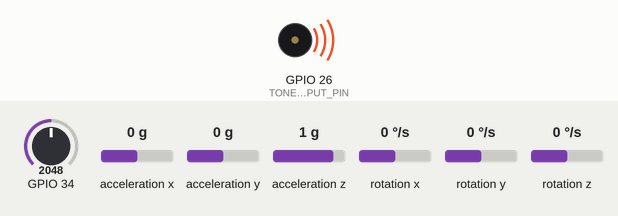
Bench run of a sketch on a simulated ESP32. Parts: buzzer (waves = sounding). The test bench sets the inputs (shaded band); at power-on: acceleration x 0 g, GPIO 34 = 2048, acceleration y 0 g, acceleration z 1 g, rotation x 0 °/s, rotation y 0 °/s, rotation z 0 °/s. What the sketch prints to the serial monitor is not drawn.

Above: at 1.2 s.
1.3 s: acceleration x set to -1.4 g
At 4.2 s:
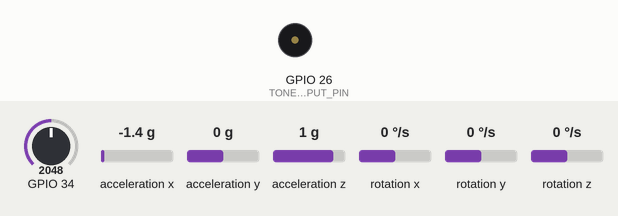
4.3 s: GPIO 34 set to 1826
6.6 s: GPIO 34 set to 1733
At 7.4 s:
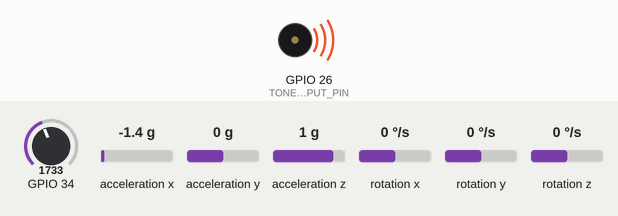
Timing chart, 0 to 9.6 s (numbered marks = the images above; inputs shaded):
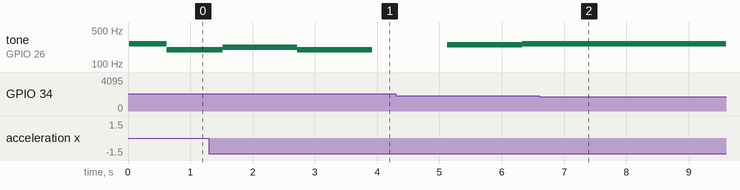

Measured:
- the behaviour switches between 1801 and 1800 on GPIO 34 (found by bisection; images 1 and 2)
- after the input at 6.6 s, tone on GPIO 26 (TONE_OUTPUT_PIN): stops changing and stays 262 Hz

The sketch:

Sponge_final.ino
```cpp
//Digi-physi Musical Intrument
//our instrument utilizes an accelerometer and a water sensor to detect the motion and water content of
//the cleaning sponge. When the sponge is pressed, more water is detected by the water sensor and the music
//starts playing. The measurements from the accelorometer are then used to calculate the velocity of the
//sponge's movement in three-dimensional space, enabling the generation of musical tones corresponding
//to the speed of the sponge.

//library definitions

#include "pitches.h"
#include "I2Cdev.h"
#include "MPU6050.h"
#include <cmath>

MPU6050 accelgyro;

#define OUTPUT_READABLE_ACCELGYRO

//variable definitions
int16_t current_x_axis_placement, current_y_axis_placement, current_z_axis_placement , ignore1 , ignore2 , ignore3;
int16_t previous_x_axis_placement = 0, previous_y_axis_placement = 0, previous_z_axis_placement = 0;
int distance_check_interval = 5;
int velocity_threshold = 10000;
int velocityArray[5];
int waterArray[5];
int velocity_array_size = sizeof(velocityArray) / sizeof(velocityArray[0]);
int water_array_size = sizeof(waterArray) / sizeof(waterArray[0]);
int average_velocity_counter = 0;
int average_water_counter = 0;
int averageVelocity;
int averageWater;
double scaledVelocity;
static unsigned long previousMillis = 0;
static boolean is_playing = false;
#define TONE_OUTPUT_PIN 26
// The ESP32 has 16 channels which can generate 16 independent waveforms
// We'll just choose PWM channel 0 here

const int TONE_PWM_CHANNEL = 0;


int melody[] = {
  NOTE_C4, NOTE_G3, NOTE_G3, NOTE_A3, NOTE_G3, 0, NOTE_B3, NOTE_C4
};

int melody_array_size = sizeof(melody) / sizeof(melody[0]);

int noteDurations[] = {
  4, 8, 8, 4, 4, 4, 4, 4
};

int water_threshold = 1800;

static int thisNote = 0;

boolean pressed_sponge_flag = false;

//setup method
void setup() {
  // put your setup code here, to run once:
  Wire.begin();
  Serial.begin(115200);
  ledcAttachPin(TONE_OUTPUT_PIN, TONE_PWM_CHANNEL);
  Serial.println("Initializing I2C devices...");
  accelgyro.initialize();
  Serial.println("Testing device connections...");
  Serial.println(accelgyro.testConnection() ? "MPU6050 connection successful" : "MPU6050 connection failed");

}

//main loop
void loop() {
  //read sensor values
  int water_sensor_value = analogRead(34);
  averageWater = calculateAverageWater(water_sensor_value);
  //calculate velocity and update distance values
  accelgyro.getMotion6(&current_x_axis_placement, &current_y_axis_placement, &current_z_axis_placement , &ignore1 , &ignore2 , &ignore3);
  scaledVelocity = calculateScaledVelocity(current_x_axis_placement, current_y_axis_placement, current_z_axis_placement);

  Serial.print("Scaled: ");
  Serial.println(scaledVelocity);
  //check water threshold
  pressed_sponge_flag = (averageWater > water_threshold);
  Serial.println(pressed_sponge_flag);
  Serial.println(water_sensor_value);
  //if water threshold, play music
  if( pressed_sponge_flag ) {
      playMelody(melody[thisNote] , scaledVelocity);
  }
  //else stop music
  else{
    ledcWrite(TONE_PWM_CHANNEL, 0);
    is_playing = false;

  }

}

//music playing function
void playMelody(int note , double scaledVelocity) {
  unsigned long currentMillis = millis();
  int noteDuration = (1000 / noteDurations[thisNote]) / scaledVelocity;
  int pauseBetweenNotes = noteDuration * 0.20;
  if(!is_playing && currentMillis - previousMillis >= pauseBetweenNotes){
    previousMillis = millis();
    is_playing = true;
    ledcWriteTone(TONE_PWM_CHANNEL, note);
    thisNote = (thisNote + 1) % (melody_array_size);
  }
  else if(is_playing && currentMillis - previousMillis >= noteDuration) {
    previousMillis = millis();
    is_playing = false;
    ledcWrite(TONE_PWM_CHANNEL, 0);
  }
}

//This function calculates the average water value based on a rolling window of water readings.
//It maintains a sum of the latest water values within the window and updates the average accordingly.
int calculateAverageWater(int new_water_value) {
  static int sum = 0;
  static int count = 0;

  // Subtract the old value from the sum before it's overwritten
  sum -= waterArray[average_water_counter];
  // Add the new velocity
  waterArray[average_water_counter] = new_water_value;
  sum += new_water_value;

  // Increment the counter and wrap it around if necessary
  average_water_counter = (average_water_counter + 1) % water_array_size;

  // Ensure we don't divide by zero and handle buffer size correctly
  if (count < water_array_size) count++;

  return sum / count; // Calculate average based on current count
}

//This function calculates the average velocity based on a rolling window of velocity readings.
//Similar to calculateAverageWater, it maintains a sum of the latest velocity values within the window
//and updates the average accordingly.
int calculateAverageVelocity(int newVelocity) {
  static int sum = 0;
  static int count = 0;

  // Subtract the old value from the sum before it's overwritten
  sum -= velocityArray[average_velocity_counter];
  // Add the new velocity
  velocityArray[average_velocity_counter] = newVelocity;
  sum += newVelocity;

  // Increment the counter and wrap it around if necessary
  average_velocity_counter = (average_velocity_counter + 1) % velocity_array_size;

  // Ensure we don't divide by zero and handle buffer size correctly
  if (count < velocity_array_size) count++;

  return sum / count; // Calculate average based on current count
}

//This function scales the average velocity based on certain thresholds.
//It adjusts the scaling factor to map velocities to audible frequencies,
//ensuring a pleasant range for the musical output.
double scaleVelocity(int averageVelocity) {
    if (averageVelocity < 300) {
        return 0.25; // Clamp velocities below 900 to the minimum scale
    } else if (averageVelocity > 5500 || averageVelocity < 0) {
        return 3; // Clamp velocities above 10000 or below 0 to the maximum scale
    } else if (averageVelocity <= 3500) {
        // Scale more aggressively in the 900 to 8000 range
        return 0.25 + (2.25 * (averageVelocity - 300) / (3500 - 300));
    } else {
        // Scale less aggressively in the 8000 to 10000 range
        return 2.5 + (0.5 * (averageVelocity - 3500) / (5500 - 3500));
    }
}

//This function calculates the scaled velocity based on changes in the position of the cleaning sponge.
//It computes the distance traveled by the sponge and calculates the velocity,
//then scales it using the scaleVelocity function to produce a value suitable for controlling
//the tempo of the musical output.
double calculateScaledVelocity(int16_t current_x_axis_placement, int16_t current_y_axis_placement, int16_t current_z_axis_placement){
  int distance = sqrt(sq(current_x_axis_placement - previous_x_axis_placement) + sq(current_y_axis_placement - previous_y_axis_placement) + sq(current_z_axis_placement - previous_z_axis_placement));
  int velocity = distance ;
    previous_x_axis_placement = current_x_axis_placement;
    previous_y_axis_placement = current_y_axis_placement;
    previous_z_axis_placement = current_z_axis_placement;

    averageVelocity = calculateAverageVelocity(velocity);
    return (scaleVelocity(averageVelocity));
}
```

pitches.h
```cpp
/*************************************************
   Public Constants
 *************************************************/


#define NOTE_B0  31
#define NOTE_C1  33
#define NOTE_CS1 35
#define NOTE_D1  37
#define NOTE_DS1 39
#define NOTE_E1  41
#define NOTE_F1  44
#define NOTE_FS1 46
#define NOTE_G1  49
#define NOTE_GS1 52
#define NOTE_A1  55
#define NOTE_AS1 58
#define NOTE_B1  62
#define NOTE_C2  65
#define NOTE_CS2 69
#define NOTE_D2  73
#define NOTE_DS2 78
#define NOTE_E2  82
#define NOTE_F2  87
#define NOTE_FS2 93
#define NOTE_G2  98
#define NOTE_GS2 104
#define NOTE_A2  110
#define NOTE_AS2 117
#define NOTE_B2  123
#define NOTE_C3  131
#define NOTE_CS3 139
#define NOTE_D3  147
#define NOTE_DS3 156
#define NOTE_E3  165
#define NOTE_F3  175
#define NOTE_FS3 185
#define NOTE_G3  196
#define NOTE_GS3 208
#define NOTE_A3  220
#define NOTE_AS3 233
#define NOTE_B3  247
#define NOTE_C4  262
#define NOTE_CS4 277
#define NOTE_D4  294
#define NOTE_DS4 311
#define NOTE_E4  330
#define NOTE_F4  349
#define NOTE_FS4 370
#define NOTE_G4  392
#define NOTE_GS4 415
#define NOTE_A4  440
#define NOTE_AS4 466
#define NOTE_B4  494
#define NOTE_C5  523
#define NOTE_CS5 554
#define NOTE_D5  587
#define NOTE_DS5 622
#define NOTE_E5  659
#define NOTE_F5  698
#define NOTE_FS5 740
#define NOTE_G5  784
#define NOTE_GS5 831
#define NOTE_A5  880
#define NOTE_AS5 932
#define NOTE_B5  988
#define NOTE_C6  1047
#define NOTE_CS6 1109
#define NOTE_D6  1175
#define NOTE_DS6 1245
#define NOTE_E6  1319
#define NOTE_F6  1397
#define NOTE_FS6 1480
#define NOTE_G6  1568
#define NOTE_GS6 1661
#define NOTE_A6  1760
#define NOTE_AS6 1865
#define NOTE_B6  1976
#define NOTE_C7  2093
#define NOTE_CS7 2217
#define NOTE_D7  2349
#define NOTE_DS7 2489
#define NOTE_E7  2637
#define NOTE_F7  2794
#define NOTE_FS7 2960
#define NOTE_G7  3136
#define NOTE_GS7 3322
#define NOTE_A7  3520
#define NOTE_AS7 3729
#define NOTE_B7  3951
#define NOTE_C8  4186
#define NOTE_CS8 4435
#define NOTE_D8  4699
#define NOTE_DS8 4978
```
